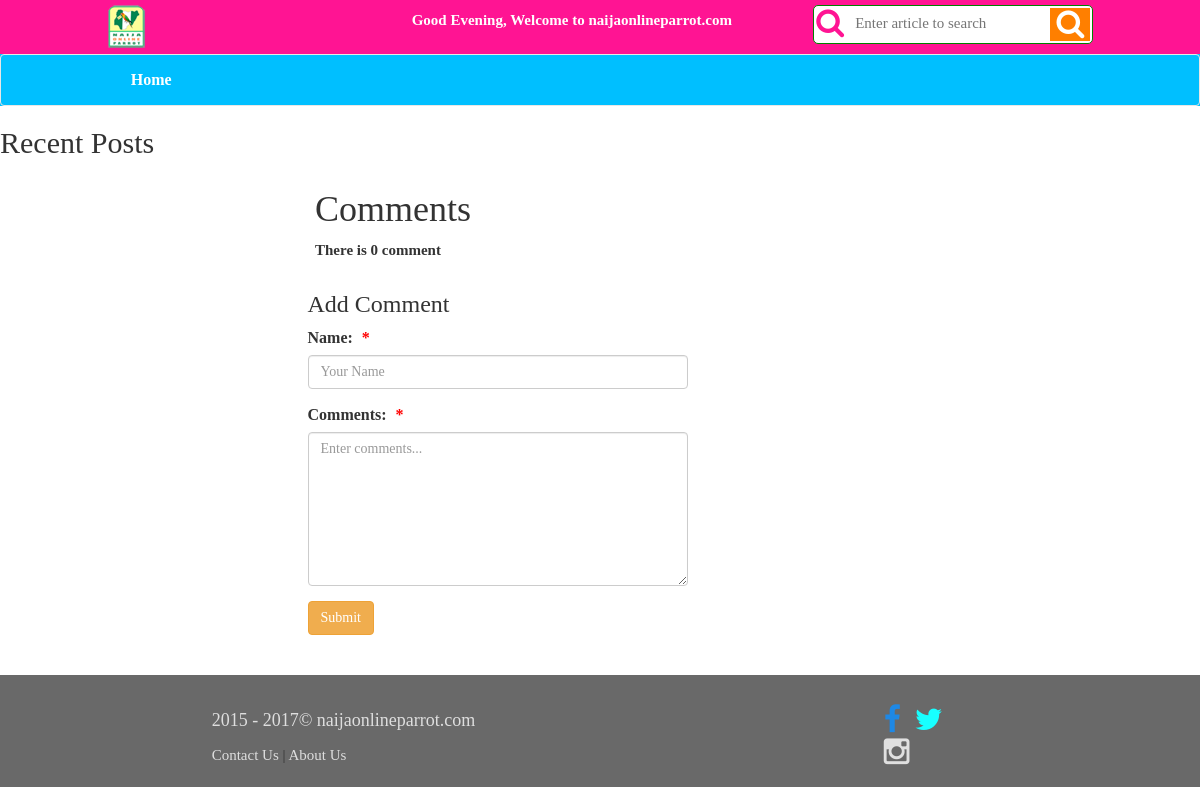
The page /article.php?p=merry-christmas--the-season-of-love.html on the database as committed earlier.
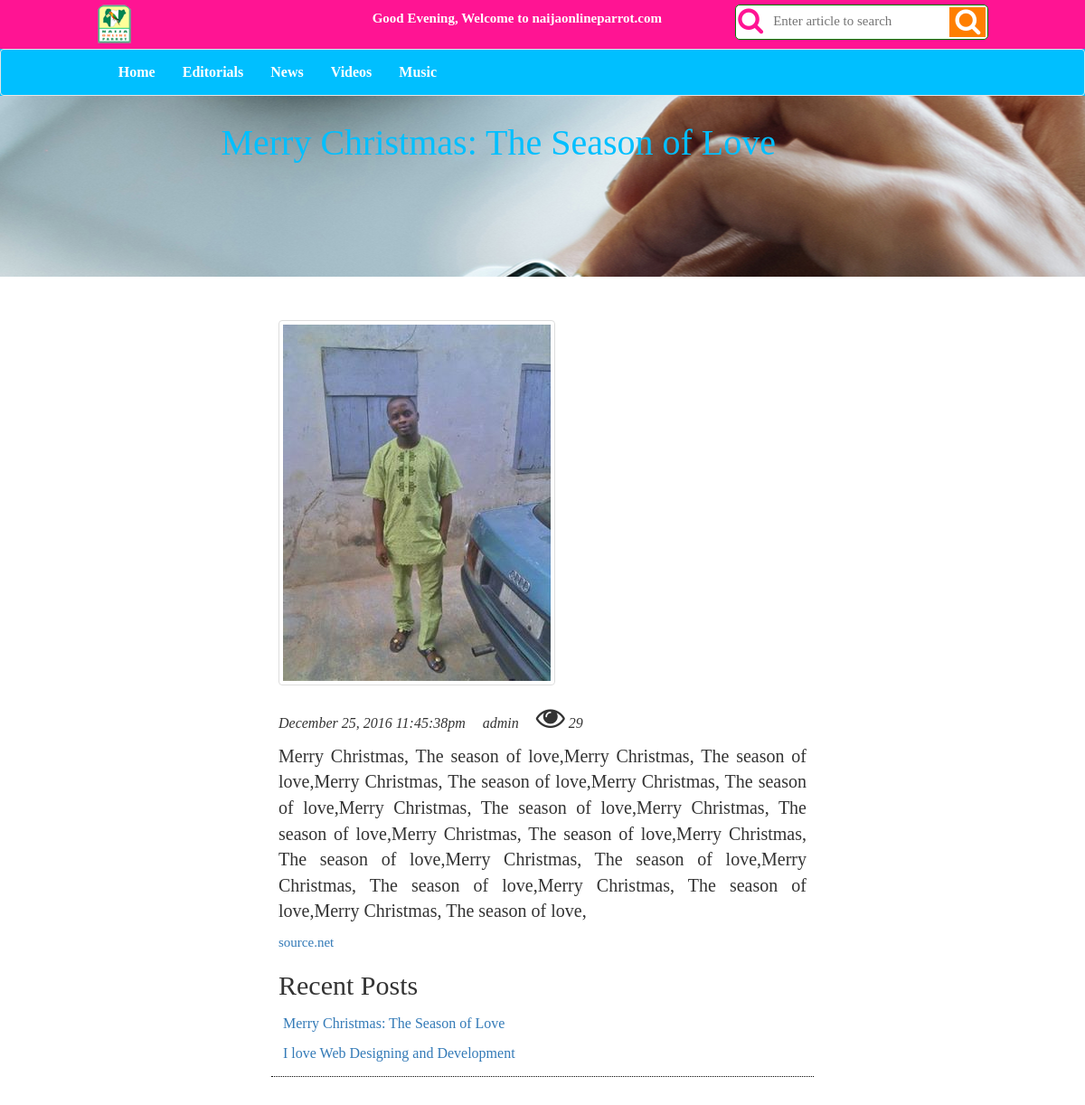
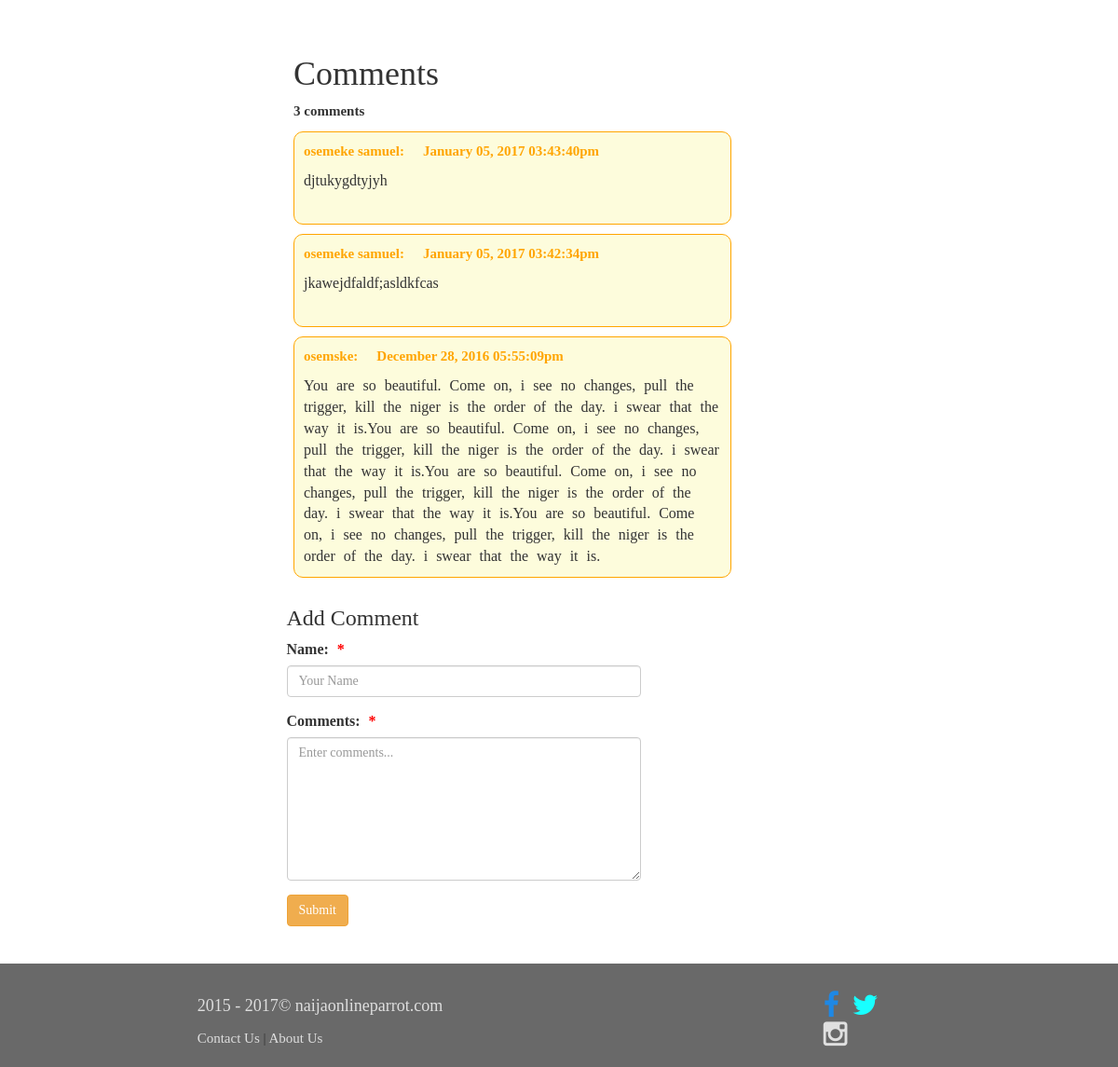
The same page on the database as committed later (2 pictures, top to bottom).
### tables this page shows
CREATE TABLE IF NOT EXISTS `category` (
  `catID` int(20) NOT NULL,
  `category` varchar(200) NOT NULL,
  `category_url` varchar(200) NOT NULL
);

CREATE TABLE IF NOT EXISTS `articles` (
  `articleID` int(200) NOT NULL,
  `article_title` varchar(400) NOT NULL,
  `article_category` int(20) NOT NULL,
  `article_body` text NOT NULL,
  `article_image` text NOT NULL,
  `article_music` varchar(200) NOT NULL,
  `article_video` varchar(200) NOT NULL,
  `article_counter` int(200) NOT NULL,
  `article_source` varchar(400) NOT NULL,
  `article_url` varchar(200) NOT NULL,
  `article_author` varchar(200) NOT NULL,
  `article_date` datetime NOT NULL DEFAULT CURRENT_TIMESTAMP
);

CREATE TABLE IF NOT EXISTS `comments` (
  `commentID` int(200) NOT NULL,
  `comment_name` varchar(250) NOT NULL,
  `comment_message` text NOT NULL,
  `comment_url` varchar(300) NOT NULL,
  `comment_date` datetime NOT NULL
);

### includes/header.php (called while the page is built, shortened)
<?php
	include "libraries/DBInteractor.php";
	include "libraries/DB.php";
	include "helpers/format.php";
	$url = $_SERVER['PHP_SELF'];
	$db = new DB();
	$cat_run = $db->getAllData("category");
    require "views/header.view.php";

### article.php (called while the page is built, shortened)
<?php include "includes/header.php";
	if (isset($_GET['p'])) {
		$title = $_GET['p'];
		$getCounter = $db->getAllData("articles WHERE article_url = '$title'");
	}
	else{
		header("Location: index.php");
	}
	$post = $db->getArticleOne($title);
	$feed = $db->getLastThreePosts();
	$com_run = $db->getComments($title);
	$total_comments = $db->getTotalComments($title);
?>
<?php require '/views/article.views.php'; ?>
<?php include "includes/footer.php"; ?>

### helpers/format.php (called while the page is built, shortened)
<?php
    function time_format($date){
         return date("F d, Y h:i:sa", strtotime($date));
    }
    function copyYear($startYear){
        $currentYear = date("Y");
        if($startYear == $currentYear){
            return $startYear;
        }else{
            return $startYear . " - " . $currentYear;
        }
    }
    function asset($url,$string){
        return 'http://' . $_SERVER['HTTP_HOST'] .dirname($url)."/" . $string;
    }
?>

### libraries/DBInteractor.php (called while the page is built, shortened)
<?php
abstract class DBInteractor {
	protected $db;
	function __construct()
	{
		$this->db = $this->connect();
	}
	protected function connect()
	{
		$dsn = "mysql:host=". DB_HOST . ";dbname=" . DB_NAME . ";";
		try {
			$pdo = new PDO($dsn, DB_USER, DB_PASS);
			$pdo->setAttribute(PDO::ATTR_ERRMODE, PDO::ERRMODE_EXCEPTION);
			return $pdo;
		}
		catch (PDOException $e) {
			return $e->getMessage();
		}
	}
	protected function executeQuery($sql)
	{
		try {
			$sth = $this->db->query($sql);
			$sth->setFetchMode(PDO::FETCH_ASSOC);
			$results = $sth->fetchAll();
			return $results;
		}
		catch (PDOException $e) {
			return $e->getMessage();
		}
	}
}

### libraries/DB.php (called while the page is built, shortened)
<?php
class DB extends DBInteractor {
	public function getAllData($tableName)
    {
        $sql = "SELECT * from " . $tableName;
        return $this->executeQuery($sql);
    }
	public function getArticleOne($title)
	{
		$sql = "SELECT * FROM articles WHERE article_url = '$title'";
		return $this->executeQuery($sql);
	}
	public function getLastThreePosts()
	{
		$sql = "SELECT * FROM articles ORDER BY article_date DESC LIMIT 3";
		return $this->executeQuery($sql);
	}
	public function getComments($title)
	{
		$sql = "SELECT * FROM comments WHERE  comment_url = '$title' ORDER BY comment_date DESC";
		return $this->executeQuery($sql);
	}
	public function getTotalComments($title)
	{
		$sql = "SELECT COUNT(*) as total FROM comments WHERE  comment_url = '$title' ORDER BY comment_date DESC";
		return $this->executeQuery($sql)[0]['total'];
	}
}

### views/article.views.php (the view, shortened to what this page needs)
<?php foreach ($post as $row): ?>
<div class="container-fluid" id="intro">
	<div class="rows">
		<div class="col-md-9 col-md-offset-1">
			<h1 class="art-title" data-selector="h1"><?php echo $row['article_title']; ?></h1>
		</div>
		<div class="col-md-3 text-right"></div>
	</div>
</div>
<div class="container-fluid" id="content">
	<div class="row">
		<div class="col-md-6 col-md-offset-3">
			<div id="article" class="row">
				<img src="img/<?php echo $row['article_image']; ?>" class="img-responsive thumbnail">
				<p class="art-details">
					<span><?php echo time_format($row['article_date']) ?></span>
					<span><?php echo $row['article_author']; ?></span>
					<span><i class="fa fa-eye fa-2x"></i> <?php echo $row['article_counter']; ?></span>
				</p>
				<p class="art-body2"><?php echo $row['article_body']; ?></p>
				<?php if($row['article_source']): ?>
					<p class="source">
						<a href="http://<?php echo strtolower($row['article_source']); ?>"><?php echo strtolower($row['article_source']); ?></a>
					</p>
				<?php endif; ?>
<?php endforeach; ?>
				<div class="related">
					<h2>Recent Posts</h2>
					<div>
						<ul class="nav" id="rel-list">
				<?php foreach($feed as $rel): ?>
							<li>
								<a href="article.php?p=<?php echo $rel['article_url']; ?>"><?php echo $rel['article_title']; ?></a>
							</li>
				<?php endforeach; ?>
						</ul>
					</div>
				</div>
			</div>
		</div>
	</div>
</div>
<div class="container-fluid">
	<div class="row">
		<div id="advert" class="col-md-7 col-md-offset-3">
		</div>
	</div>
	<div class="row" id="comments">
		<div class="col-md-5 col-md-offset-3">
			<h1>Comments</h1>
		<?php if($total_comments > 0) : ?>
			<p><b> <?php echo $total_comments; ?> comments</b></p>
			<?php foreach($com_run as $com): ?>
			<div id="comment">
				<p class="pull-left com-name"><?php echo $com['comment_name']; ?>:</p>
				<p class="pull-left com-name"><?php echo time_format($com['comment_date']); ?></p>
				<div class="comment">
					<?php echo $com['comment_message']; ?>
				</div>
			</div>
			<?php endforeach; ?>
		<?php else: ?>
			<p><b>There is <?php echo $total_comments; ?> comment</b></p>
		<?php endif; ?>
		</div>
		<div id="form" class="row">
			<div class="col-md-4 col-sm-5 col-xs-8 col-sm-offset-2 col-md-offset-3 col-xs-offset-1">
				<h3>Add Comment</h3>
				<form method="post" action="includes/form_validation.php" class="comment">
					<div class="form-group">
					<label>Name: <b style="color:red;">*</b></label>
					<input type="text" class="form-control" name="name" placeholder="Your Name" required />
					</div>
					<div class="form-group">
						<label>Comments: <b style="color:red;">*</b></label>
						<textarea name="comment" class="form-control" rows="7" placeholder="Enter comments..." required></textarea>
					</div>
					<input type="submit" name="submit" class="btn btn-warning" />
				</form>
			</div>
		</div>
	</div>
</div>

### views/header.view.php (shortened to what this page needs)
<!DOCTYPE html>
<html>
<head>
	<link rel="stylesheet" type="text/css" href="<?= asset($url, "css/custom.css") ?>" />
	<link rel="stylesheet" type="text/css" href="<?= asset($url, "css/font-awesome.min.css") ?>" />
	<link rel="stylesheet" type="text/css" href="<?= asset($url, "css/bootstrap.css") ?>" />
</head>
<body>
<div class="container-fluid" id="preheader">
	<div class="row">
		<div class="col-md-2 col-md-offset-1 col-xs-2">
			<a href="index.php"><img src="img/nop copy.png" alt="Naija Online Parrot Logo" class="img-responsive" /></a>
		</div>
		<div class="col-md-7 col-md-offset-1 col-xs-9 clearfix">
			<span class="greeting pull-left"></span>
			<form method="get" action="search.php" class="pull-right">
				<div id="form-container" class="clearfix">
					<i class="fa fa-search fa-2x pull-left"></i>
					<input type="text" name="search" class="txt" autocomplete="" placeholder="Enter article to search" />
					<button type="submit" name="Search" class="butn pull-right"><i class="fa fa-search fa-2x"></i></button>
				</div>
			</form>
		</div>
	</div>
</div>
<div class="container-fluid" id="nav">
	<div class="row">
		<nav class="navbar navbar-default" role="navigation" id="nav">
			<div class="col-md-10 col-md-offset-1">
				<div class="navbar-header">
					<ul class="nav navbar-nav" id="menu">
						<li><a class="navbar-brand" style="display: block;" href="index.php">Home</a></li>
					</ul>
				</div>
				<div class="collapse navbar-collapse" id="example-navbar-collapse">
					<ul class="nav navbar-nav" id="menu">
						<?php foreach ($cat_run as $cat_row): ?>
					  		<li role="presentation">
					  			<a href="category.php?c=<?= $cat_row['catID']; ?>&u=<?= urlencode($cat_row['category_url']); ?>">
					  				<?= $cat_row['category']; ?>
					  			</a>
					  		</li>
						<?php endforeach ?>
					</ul>
				</div>
			</div>
		</nav>
	</div>
</div>

### includes/footer.php (shortened to what this page needs)
<div class="container-fluid" id="footer">
	<div class="row">
		<div class="col-md-8 col-md-offset-2">
			<div class="row">
				<div class="col-md-10 col-sm-7">
					<p class="copy"><?php echo copyYear(2015); ?>&copy; naijaonlineparrot.com </p>
					<p><a href="contact.php">Contact Us</a> | <a href="about_us.php">About Us</a></p>
				</div>
				<div class="col-md-2 col-sm-5" id="foot-soc">
					<a href="http://www.facebook.com/naijaonlineparrot" title="Like Our Page"><i class="fa fa-facebook fa-2x"></i></a>
					<a href="https://twitter.com/NOnlineParrot" title="Follow Us"><i class="fa fa-twitter fa-2x"></i></a>
					<a href="#" title="Follow us"><i class="fa fa-instagram fa-2x"></i></a>
				</div>
			</div>
		</div>
	</div>
</div>
</body>
</html>

### css/custom.css (style rules this page uses)
body { font-family: serif; }
#preheader { background-color: #FF1493; min-height: 50px; color: white; padding: 5px; }
#form-container { border: 1px solid green; color: #FF1493; background-color: white; width: 280px; padding: 2px; border-radius: 5px; }
.txt { background-color: transparent; border: 0; height: 30px; }
.butn { background-color: #FF7F00; border: 0; color: white; }
.greeting { line-height: 30px; font-size: 15px; font-weight: bold; }
#intro { background-image: url('../img/bg-posthead.png'); background-attachment: fixed; background-position: top center; background-size: auto; min-height: 200px; }
#nav { min-height: 40px; background-color: #00BFFF; margin-bottom: 0; }
#menu a { font-weight: bold; color: white; text-decoration:none; border-bottom: 0; font-size: 16px; }
#content { padding-top: 40px; padding-bottom: 40px; }
#article { padding: 8px; min-height: 120px; border-bottom: 1px dotted black; margin-bottom: 30px; }
#footer { min-height: 100px; background-color: #696969; padding: 10px; }
#footer p a { text-align: center; color: #DEDEDE; }
#footer .fa-facebook { color: #1e88e5; }
#footer .fa-twitter { color: #18ffff; }
#footer .fa-instagram { color: #e0e0e0; }
.copy { color: #DEDEDE; line-height: 30px; font-size: 18px; padding-top: 20px; }
#foot-soc { padding-top: 20px; }
#foot-soc a { line-height: 20px; padding-right: 10px; color: #6495ED; padding-top: 50px; }
#comments { margin-bottom: 40px; }
.art-title { color: #00BFFF; padding-top: 10px; font-size: 40px; text-align: center; }
.art-details { font-style: italic; font-size: 16px; }
.art-details span { padding-right: 15px; }
.art-body2 { font-size: 20px; text-align: justify; }
#comment { background-color: #FDFCDC; border: 1px solid orange; border-radius: 10px; padding: 10px; margin-bottom: 10px; min-height: 100px; }
.comment { clear: both; font-size: 16px; word-spacing: 5px; }
.com-name { padding-right: 20px; color: orange; font-weight: bold; }
#form { margin-top: 20px; }
#rel-list li a { font-size: 16px; padding:5px; }

Rows that differ between the two databases and show on the page:
added category: category "Editorials"
added category: category "News"
added category: category "Videos"
added category: category "Music"
added articles: article_title "Merry Christmas: The Season of Love", article_image (picture), article_date "December 25, 2016 11:45:38pm", article_author "admin", article_counter "29", article_body "Merry Christmas, The season of love,Merry Christmas, The season of love,Merry Christmas, The season of love,Merry Christmas, The season of love,Merry Christmas, The season of love,Merry Christmas, The season of love,Merry Christmas, The season of love,Merry Christmas, The season of love,Merry Christmas, The season of love,Merry Christmas, The season of love,Merry Christmas, The season of love,Merry Christmas, The season of love,", article_source "source.net"
added articles: article_title "I love Web Designing and Development", shown under "Recent Posts"
added comments: comment_name "osemeke samuel", comment_date "January 05, 2017 03:43:40pm", comment_message "djtukygdtyjyh"
added comments: comment_name "osemeke samuel", comment_date "January 05, 2017 03:42:34pm", comment_message "jkawejdfaldf;asldkfcas"
added comments: comment_name "osemske", comment_date "December 28, 2016 05:55:09pm", comment_message "You are so beautiful. Come on, i see no changes, pull the trigger, kill the niger is the order of the day. i swear that the way it is.You are so beautiful. Come on, i see no changes, pull the trigger, kill the niger is the order of the day. i swear that the way it is.You are so beautiful. Come on, i see no changes, pull the trigger, kill the niger is the order of the day. i swear that the way it is.You are so beautiful. Come on, i see no changes, pull the trigger, kill the niger is the order of the day. i swear that the way it is."
Other text that changed with them:
$total_comments: (not shown) → "3"
$total_comments: "0" → (not shown)
text no longer shown: "There is comment"
text now shown: "comments"
